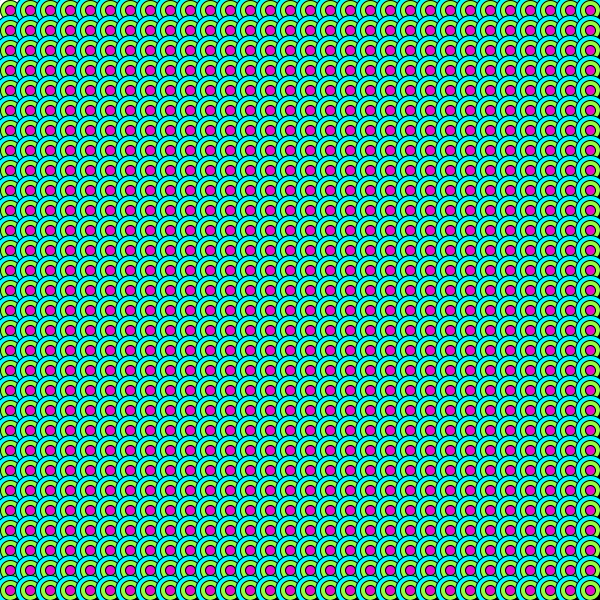
Frame 1 (no input)
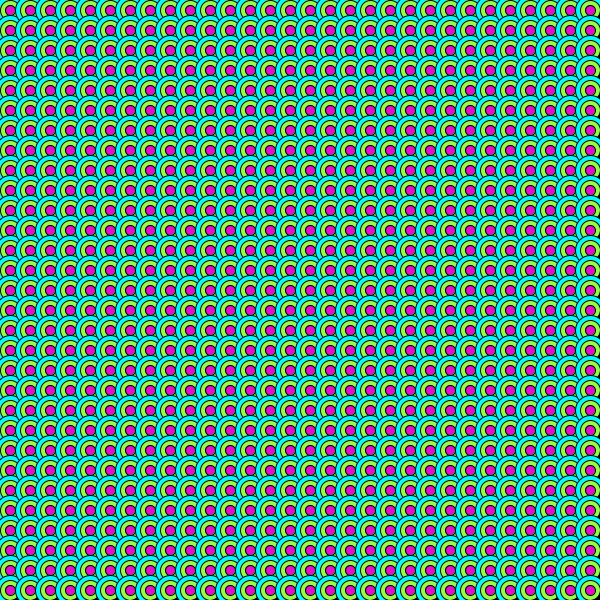
Frame 60 (the mouse pressed at the canvas centre just before this capture)
Frame 120 (the mouse held since frame 60 and released just before this capture): identical to frame 60, image omitted

The Processing sketch that drew these frames (run headless with seeded random() and noise(); from frame 60 on, the mouse is pressed at the canvas centre):

// Processing sketch: processing_143427
// ── processing_143427.pde

//Name: PARK Jeungeun  

//ID: 201420080  
float angle;
void setup(){ 
size(600, 600);
smooth();
}

void draw(){
  
  for(int a = 10; a<600; a = a+20){
  for(int b = 10; b<600; b = b+20){
  
   
      ellipse(a, b, 30, 30);
      fill(0);
      rect(a, b, 30,30);
      fill(151,252,69);
      ellipse(a, b, 20, 20);
      fill(227,16,203);
      ellipse(a, b, 10, 10);
      fill(5,249,255);
      
    }
  }
}
    
